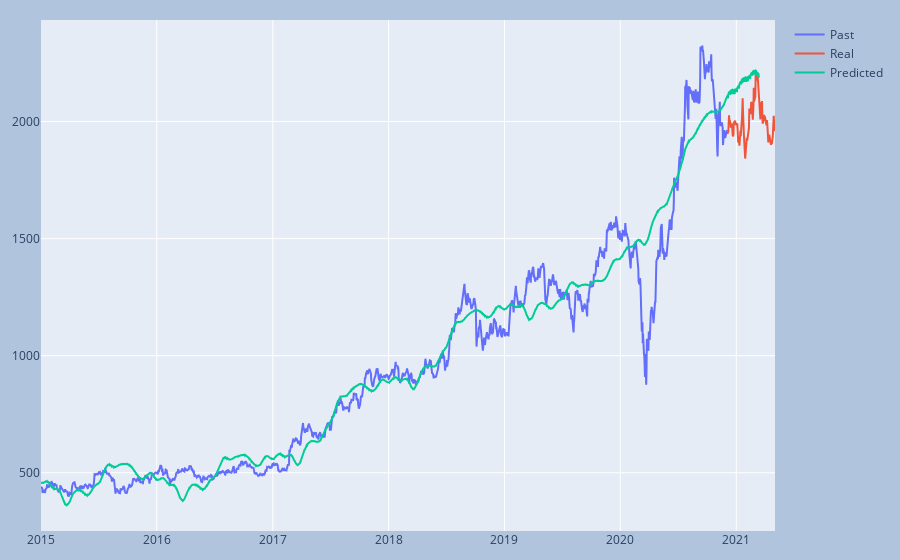

The code cell stored with this chart in its notebook:
### Code cell
fig = go.Figure()
fig.add_trace(go.Scatter(x=df_train['ds'], y=df_train['y'],
                    mode='lines',
                    name='Past'))
fig.add_trace(go.Scatter(x=data2['Date'], y=data2['Close'],
                    mode='lines',
                    name='Real'))
fig.add_trace(go.Scatter(x=forecast['ds'], y=forecast['yhat'],
                    mode='lines', 
                    name='Predicted'))
fig.update_layout(
    margin=dict(l=20, r=20, t=20, b=20),
    paper_bgcolor="LightSteelBlue",
)

fig.show()
